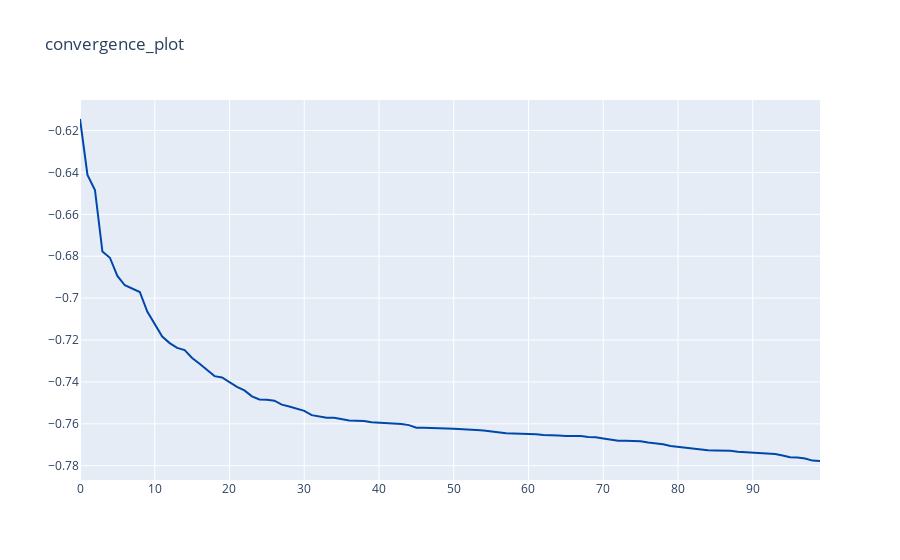

The notebook cell this image was saved under:
### Code cell
data = [go.Scatter(
        y= np.sort(res_gp.func_vals)[::-1],

        marker=dict(color='#0047AB'),)]  # change color of the bar
fig = go.Figure(data=data)
fig.update_layout(title = "convergence_plot")
fig.show()
